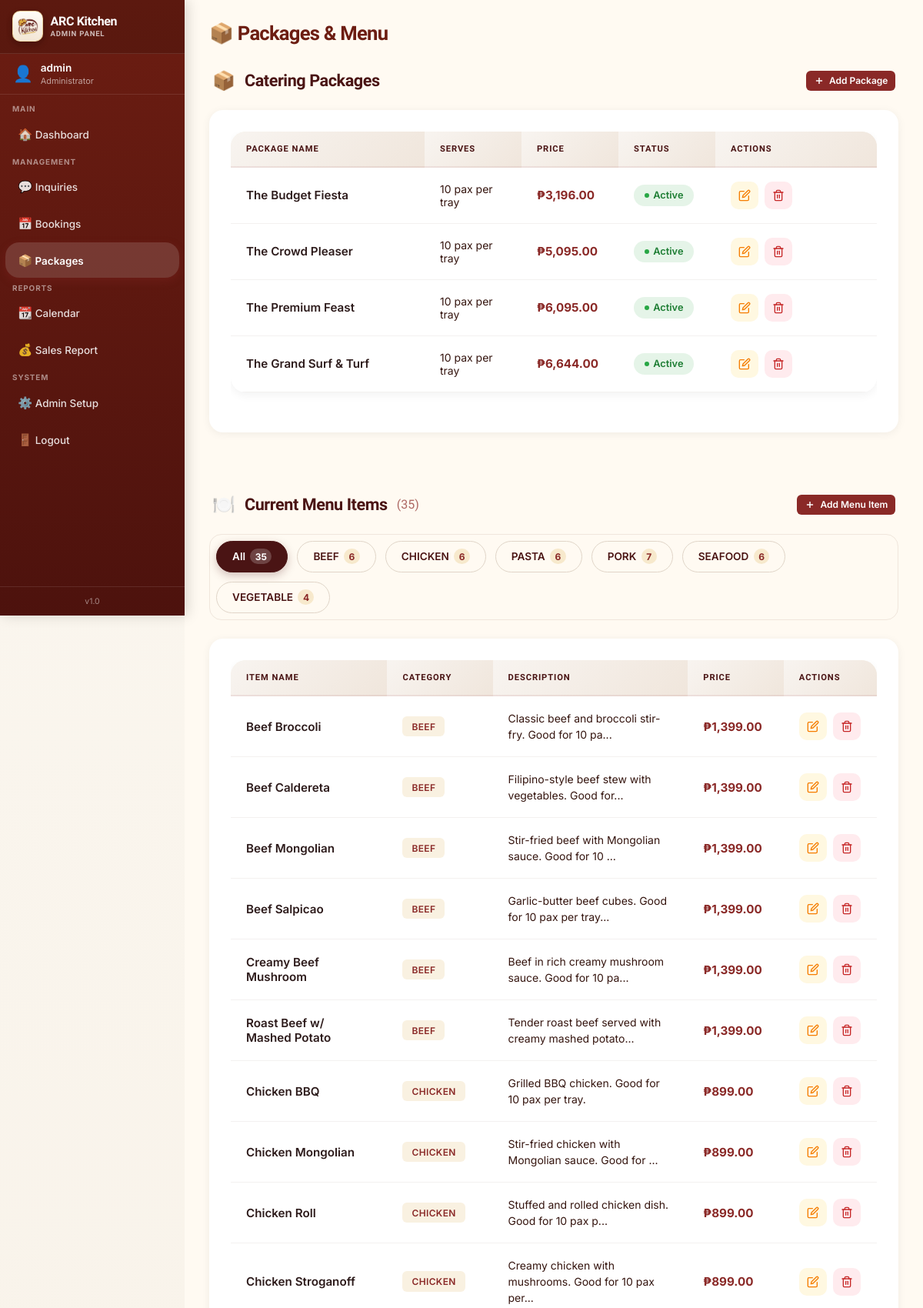
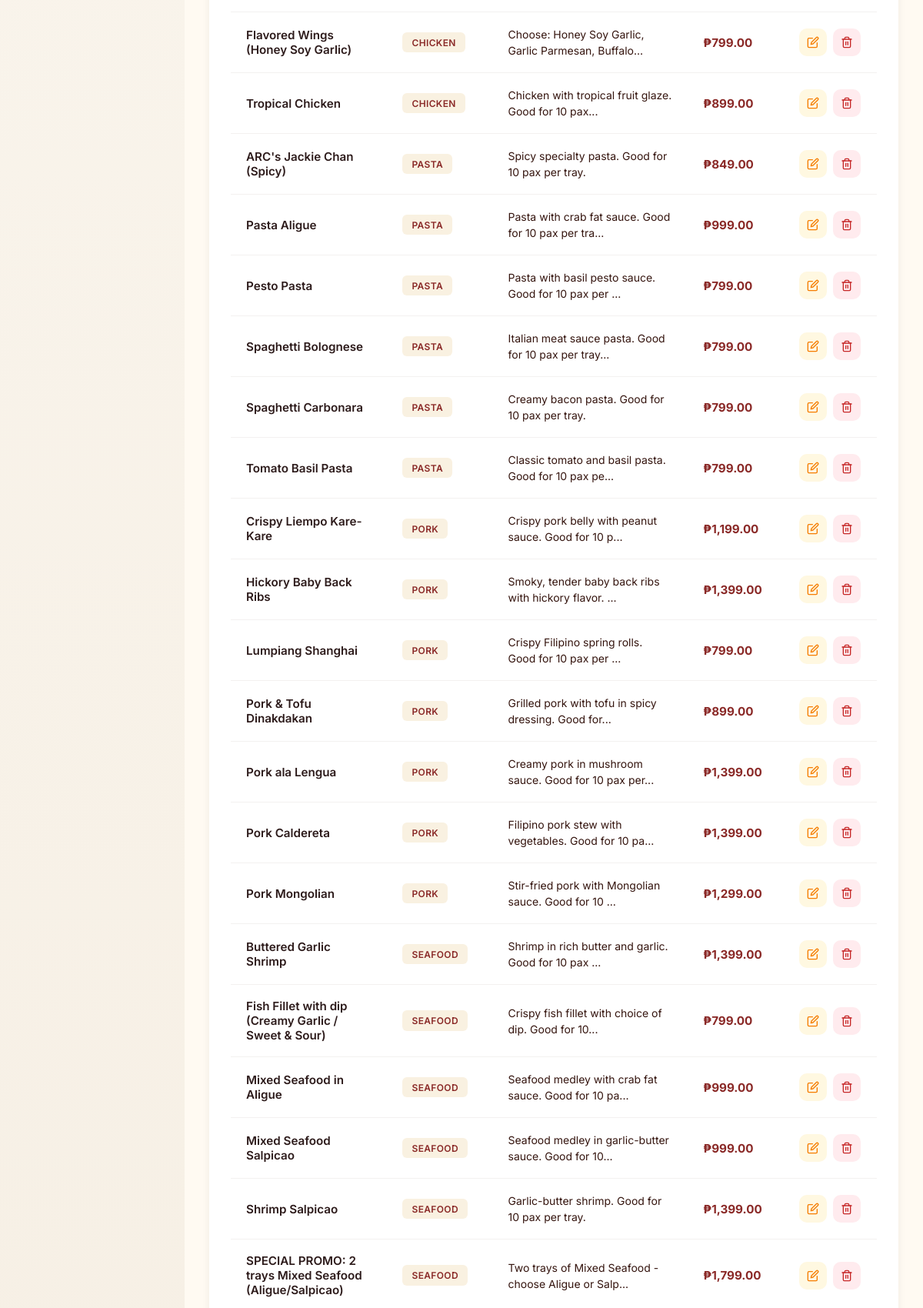
Screenshot of /admin/packages.php (signed in, upper part) with the database file from the repository (2 pictures, top to bottom).
### tables this page shows
CREATE TABLE IF NOT EXISTS packages (
    id INT AUTO_INCREMENT PRIMARY KEY,
    name VARCHAR(255) NOT NULL,
    description TEXT,
    total_price DECIMAL(10,2) NOT NULL,
    serves VARCHAR(50) DEFAULT '10 pax per tray',
    is_active TINYINT(1) DEFAULT 1,
    items_json LONGTEXT DEFAULT NULL COMMENT 'JSON array of selected menu item IDs',
    created_at TIMESTAMP DEFAULT CURRENT_TIMESTAMP,
    updated_at TIMESTAMP DEFAULT CURRENT_TIMESTAMP ON UPDATE CURRENT_TIMESTAMP,
    INDEX idx_packages_active (is_active),
    INDEX idx_created_at (created_at)
);

CREATE TABLE IF NOT EXISTS menu_items (
    id INT AUTO_INCREMENT PRIMARY KEY,
    name VARCHAR(255) NOT NULL,
    category VARCHAR(100) NOT NULL,
    price DECIMAL(10,2) NOT NULL,
    description TEXT,
    image VARCHAR(255) DEFAULT 'assets/images/food-placeholder.svg',
    is_active TINYINT(1) DEFAULT 1,
    created_at TIMESTAMP DEFAULT CURRENT_TIMESTAMP,
    updated_at TIMESTAMP DEFAULT CURRENT_TIMESTAMP ON UPDATE CURRENT_TIMESTAMP,
    INDEX idx_menu_category (category),
    INDEX idx_menu_active (is_active),
    INDEX idx_created_at (created_at)
);

### includes/functions.php (called while the page is built, shortened)
<?php
function escape(?string $value): string
{
    return htmlspecialchars((string) $value, ENT_QUOTES, 'UTF-8');
}
function getMenuItems(?string $category = null): array
{
    $connection = getDbConnection();
    $sql = "SELECT * FROM menu_items WHERE is_active = 1";
    $sql .= " ORDER BY category, name";
    $result = $connection->query($sql);
    return $result->fetch_all(MYSQLI_ASSOC);
}
function getPackages(): array
{
    $connection = getDbConnection();
    $sql = "SELECT * FROM packages WHERE is_active = 1 ORDER BY total_price ASC";
    $result = $connection->query($sql);
    return $result->fetch_all(MYSQLI_ASSOC);
}

### admin/packages.php (the view, shortened to what this page needs)
<?php
require_once __DIR__ . '/../includes/functions.php';
$packages = getPackages();
$menuItems = getMenuItems();
?><!DOCTYPE html>
<html lang="en">
<head>
    <link rel="stylesheet" href="../assets/css/style.css">
    <link rel="stylesheet" href="../assets/css/admin.css">
</head>
<body>
    <div class="admin-shell">
        <?php require_once __DIR__ . '/../includes/admin_sidebar.php'; ?>
        <main class="admin-main">
            <div class="admin-header">
                <h1 class="admin-title">📦 Packages & Menu</h1>
            </div>
            <section class="admin-section packages-section">
                <div class="section-header artisanal-header">
                    <h2 class="section-title">
                        <span class="header-icon">📦</span>
                        <span class="header-text">Catering Packages</span>
                    </h2>
                    <button class="btn-admin btn-primary-admin btn-small" onclick="openAddModal('package')">
                        <svg width="14" height="14" viewBox="0 0 24 24" fill="none" stroke="currentColor" stroke-width="2.5">
                            <line x1="12" y1="5" x2="12" y2="19"></line>
                            <line x1="5" y1="12" x2="19" y2="12"></line>
                        </svg>
                        Add Package
                    </button>
                </div>
                <div class="admin-card">
                    <?php if (!empty($packages)): ?>
                        <div class="table-responsive">
                            <table class="admin-table unified-table">
                                <thead>
                                    <tr>
                                        <th width="30%">Package Name</th>
                                        <th width="15%">Serves</th>
                                        <th width="15%">Price</th>
                                        <th width="15%">Status</th>
                                        <th width="25%">Actions</th>
                                    </tr>
                                </thead>
                                <tbody>
                                    <?php foreach ($packages as $package): ?>
                                    <tr>
                                        <td><strong class="item-name"><?php echo escape($package['name']); ?></strong></td>
                                        <td><?php echo escape($package['serves'] ?? 'N/A'); ?></td>
                                        <td><strong class="price">₱<?php echo number_format($package['total_price'] ?? 0, 2); ?></strong></td>
                                        <td>
                                            <?php $isActive = !empty($package['is_active']); ?>
                                            <span class="status-badge <?php echo ($isActive ? 'active' : 'inactive'); ?>">
                                                <?php echo ($isActive ? 'Active' : 'Inactive'); ?>
                                            </span>
                                        </td>
                                        <td>
                                            <div class="action-buttons">
                                                <button class="btn-icon btn-icon-edit" onclick="openEditModal(<?php echo (int)$package['id']; ?>, 'package')" title="Edit">
                                                    <svg width="16" height="16" viewBox="0 0 24 24" fill="none" stroke="currentColor" stroke-width="2" stroke-linecap="round" stroke-linejoin="round">
                                                        <path d="M11 4H4a2 2 0 0 0-2 2v14a2 2 0 0 0 2 2h14a2 2 0 0 0 2-2v-7"></path>
                                                        <path d="M18.5 2.5a2.121 2.121 0 0 1 3 3L12 15l-4 1 1-4 9.5-9.5z"></path>
                                                    </svg>
                                                </button>
                                                <button class="btn-icon btn-icon-delete" onclick="deleteItem(<?php echo (int)$package['id']; ?>, 'package')" title="Delete">
                                                </button>
                                            </div>
                                        </td>
                                    </tr>
                                    <?php endforeach; ?>
                                </tbody>
                            </table>
                        </div>
                    <?php endif; ?>
                </div>
            </section>
            <section class="admin-section menu-section">
                <div class="section-header artisanal-header">
                    <h2 class="section-title">
                        <span class="header-icon">🍽️</span>
                        <span class="header-text">Current Menu Items</span>
                        <span class="item-count">(<?php echo count($menuItems); ?>)</span>
                    </h2>
                    <button class="btn-admin btn-primary-admin btn-small" onclick="openAddModal('menu')">
                        <svg width="14" height="14" viewBox="0 0 24 24" fill="none" stroke="currentColor" stroke-width="2.5">
                            <line x1="12" y1="5" x2="12" y2="19"></line>
                            <line x1="5" y1="12" x2="19" y2="12"></line>
                        </svg>
                        Add Menu Item
                    </button>
                </div>
                <div class="category-filter-bar" id="category-tabs">
                    <button class="category-tab active" data-category="ALL" onclick="filterByCategory('ALL')">
                        All <span class="tab-count" id="count-ALL"><?php echo count($menuItems); ?></span>
                    </button>
                    <?php
                    $catCounts = [];
                    foreach ($menuItems as $item) {
                        $cat = $item['category'];
                        if (!isset($catCounts[$cat])) {
                            $catCounts[$cat] = 0;
                        }
                        $catCounts[$cat]++;
                    }
                    ksort($catCounts);
                    foreach ($catCounts as $cat => $count):
                    ?>
                    <button class="category-tab" data-category="<?php echo escape($cat); ?>" onclick="filterByCategory('<?php echo escape($cat); ?>')">
                        <?php echo escape($cat); ?> <span class="tab-count" id="count-<?php echo escape($cat); ?>"><?php echo $count; ?></span>
                    </button>
                    <?php endforeach; ?>
                </div>
                <div class="admin-card menu-table-container" id="menu-table-container">
                    <?php if (!empty($menuItems)): ?>
                        <div class="table-responsive">
                            <table class="admin-table unified-table">
                                <thead>
                                    <tr>
                                        <th width="25%">Item Name</th>
                                        <th width="12%">Category</th>
                                        <th width="33%">Description</th>
                                        <th width="15%">Price</th>
                                        <th width="15%">Actions</th>
                                    </tr>
                                </thead>
                                <tbody>
                                    <?php foreach ($menuItems as $item): ?>
                                    <tr>
                                        <td><strong class="item-name"><?php echo escape($item['name']); ?></strong></td>
                                        <td><span class="category-tag"><?php echo escape($item['category']); ?></span></td>
                                        <td class="description-cell"><?php echo escape(substr($item['description'], 0, 50)) . (strlen($item['description']) > 50 ? '...' : ''); ?></td>
                                        <td><strong class="price">₱<?php echo number_format((float)$item['price'], 2); ?></strong></td>
                                        <td>
                                            <div class="action-buttons">
                                                <button class="btn-icon btn-icon-edit" onclick="openEditModal(<?php echo (int)$item['id']; ?>, 'menu')" title="Edit">
                                                    <svg width="16" height="16" viewBox="0 0 24 24" fill="none" stroke="currentColor" stroke-width="2" stroke-linecap="round" stroke-linejoin="round">
                                                        <path d="M11 4H4a2 2 0 0 0-2 2v14a2 2 0 0 0 2 2h14a2 2 0 0 0 2-2v-7"></path>
                                                        <path d="M18.5 2.5a2.121 2.121 0 0 1 3 3L12 15l-4 1 1-4 9.5-9.5z"></path>
                                                    </svg>
                                                </button>
                                                <button class="btn-icon btn-icon-delete" onclick="deleteItem(<?php echo (int)$item['id']; ?>, 'menu')" title="Delete">
                                                </button>
                                            </div>
                                        </td>
                                    </tr>
                                    <?php endforeach; ?>
                                </tbody>
                            </table>
                        </div>
                    <?php endif; ?>
                </div>
            </section>
        </main>
    </div>
</body>
</html>

### assets/css/style.css (style rules this page uses)
:root { --bg: #f6efe4; --bg-soft: #fffaf2; --surface: #ffffff; --surface-dark: #6c1d12; --surface-dark-2: #4d120d; --primary: #d5a437; --primary-deep: #b8841a; --text: #35150f; --text-soft: #6b5a55; --border: rgba(53, 21, 15, 0.1); --shadow: 0 20px 45px rgba(92, 39, 25, 0.12); --radius-xl: 42px; --radius-lg: 28px; --radius-md: 20px; --container: 1180px; }
* { box-sizing: border-box; }
html { scroll-behavior: smooth; }
body { margin: 0; background: linear-gradient(180deg, #fbf7f0 0%, var(--bg) 100%); color: var(--text); font-family: 'Inter', sans-serif; }
button, input, select, textarea { font: inherit; }
.admin-card { position: relative; background: var(--surface); overflow: hidden; }
.hero h1, .section-heading h2, .page-hero h1, .auth-card h1, .admin-title { margin: 0 0 1rem; font-family: 'League Spartan', sans-serif; line-height: 0.96; letter-spacing: -0.03em; color: var(--surface-dark-2); }
table { width: 100%; border-collapse: collapse; }
th, td { padding: 0.9rem 0.75rem; border-bottom: 1px solid rgba(53, 21, 15, 0.08); text-align: left; vertical-align: top; }
th { font-family: 'League Spartan', sans-serif; font-size: 1rem; color: var(--surface-dark); }
.admin-shell { display: grid; grid-template-columns: 240px 1fr; min-height: 100vh; }
.admin-main { padding: 2rem 2.5rem; background: linear-gradient(135deg, #f7f1e7 0%, #f3ebe0 100%); overflow-y: auto; grid-column: 2; min-width: 0; }
.admin-header { display: flex; align-items: center; justify-content: space-between; margin-bottom: 2rem; }
.admin-title { font-size: 2rem; margin: 0; color: var(--surface-dark); }
.admin-card { background: var(--surface); border-radius: 18px; padding: 1.5rem 1.75rem; box-shadow: 0 2px 10px rgba(0, 0, 0, 0.06); margin-bottom: 1.25rem; }
.admin-table { width: 100%; border-collapse: collapse; background: var(--surface); border-radius: 20px; overflow: hidden; box-shadow: 0 4px 12px rgba(0, 0, 0, 0.05); margin-bottom: 1.5rem; }
.admin-table thead { background: linear-gradient(135deg, #f7f1e7 0%, #f3ebe0 100%); }
.admin-table th { padding: 1rem; font-weight: 600; color: var(--surface-dark); text-align: left; border-bottom: 2px solid rgba(53, 21, 15, 0.08); font-family: 'League Spartan', sans-serif; }
.admin-table td { padding: 1rem; border-bottom: 1px solid rgba(53, 21, 15, 0.06); color: var(--text); }
.btn-admin { display: inline-flex; align-items: center; gap: 0.4rem; padding: 0.6rem 1rem; border: none; border-radius: 14px; font-size: 0.9rem; font-weight: 600; cursor: pointer; transition: all 0.2s ease; font-family: inherit; }
.btn-primary-admin { background: #8a2927; color: white; }
.btn-small { padding: 0.5rem 0.75rem; font-size: 0.85rem; }

### assets/css/admin.css (style rules this page uses)
.admin-main { padding: 1.75rem 2rem; background: #fffaf2; min-height: 100vh; box-sizing: border-box; min-width: 0; }
.admin-main > * { max-width: 100%; }
.admin-header { display: flex; align-items: center; justify-content: space-between; margin-bottom: 1.5rem; max-width: 100%; gap: 1rem; }
.admin-title { font-size: 1.6rem; font-weight: 700; margin: 0; line-height: 1.2; }
.admin-card { border-radius: 18px; padding: 1.75rem; margin-bottom: 1.5rem; box-shadow: 0 2px 12px rgba(0, 0, 0, 0.06); }
.admin-table th { padding: 0.75rem 1rem; font-size: 0.72rem; font-weight: 700; text-transform: uppercase; letter-spacing: 0.06em; white-space: nowrap; }
.admin-table td { padding: 0.85rem 1rem; font-size: 0.875rem; vertical-align: middle; }
.btn-admin { padding: 0.45rem 0.85rem; font-size: 0.8rem; border-radius: 9px; }
.btn-small { padding: 0.35rem 0.6rem; font-size: 0.75rem; }
.action-buttons { display: flex; gap: 0.5rem; flex-wrap: wrap; }
.btn-admin { padding: 0.5rem 0.8rem; border: none; border-radius: 6px; font-size: 0.8rem; font-weight: 600; cursor: pointer; transition: all 0.2s ease; white-space: nowrap; }
.btn-primary-admin { background: #8a2927; color: white; }
.table-responsive { overflow-x: auto; -webkit-overflow-scrolling: touch; }
.admin-header { display: flex; justify-content: space-between; align-items: flex-start; margin-bottom: 2rem; }

### rows the page displays
packages: name "The Budget Fiesta", serves "10 pax per tray", total_price "3,196.00", is_active "Active"
packages: name "The Crowd Pleaser", serves "10 pax per tray", total_price "5,095.00", is_active "Active"
packages: name "The Premium Feast", serves "10 pax per tray", total_price "6,095.00", is_active "Active"
packages: name "The Grand Surf & Turf", serves "10 pax per tray", total_price "6,644.00", is_active "Active"
menu_items: id "6", name "Beef Mongolian", category "BEEF", description "Stir-fried beef with Mongolian sauce. Good for 10", price "1,399.00"
menu_items: category "VEGETABLE", count "4"
menu_items: name "Beef Broccoli", category "BEEF", description "Classic beef and broccoli stir-fry. Good for 10 pa", price "1,399.00"
menu_items: name "Beef Caldereta", category "BEEF", description "Filipino-style beef stew with vegetables. Good for", price "1,399.00"
menu_items: name "Beef Salpicao", category "BEEF", description "Garlic-butter beef cubes. Good for 10 pax per tray", price "1,399.00"
menu_items: name "Creamy Beef Mushroom", category "BEEF", description "Beef in rich creamy mushroom sauce. Good for 10 pa", price "1,399.00"
menu_items: name "Roast Beef w/ Mashed Potato", category "BEEF", description "Tender roast beef served with creamy mashed potato", price "1,399.00"
menu_items: name "Chicken BBQ", category "CHICKEN", description "Grilled BBQ chicken. Good for 10 pax per tray.", price "899.00"
menu_items: name "Chicken Mongolian", category "CHICKEN", description "Stir-fried chicken with Mongolian sauce. Good for", price "899.00"
menu_items: name "Chicken Roll", category "CHICKEN", description "Stuffed and rolled chicken dish. Good for 10 pax p", price "899.00"
menu_items: name "Chicken Stroganoff", category "CHICKEN", description "Creamy chicken with mushrooms. Good for 10 pax per", price "899.00"
menu_items: name "Flavored Wings (Honey Soy Garlic)", category "CHICKEN", description "Choose: Honey Soy Garlic, Garlic Parmesan, Buffalo", price "799.00"
menu_items: name "Tropical Chicken", category "CHICKEN", description "Chicken with tropical fruit glaze. Good for 10 pax", price "899.00"
menu_items: name "ARC's Jackie Chan (Spicy)", category "PASTA", description "Spicy specialty pasta. Good for 10 pax per tray.", price "849.00"
menu_items: name "Pasta Aligue", category "PASTA", description "Pasta with crab fat sauce. Good for 10 pax per tra", price "999.00"
menu_items: name "Pesto Pasta", category "PASTA", description "Pasta with basil pesto sauce. Good for 10 pax per", price "799.00"
menu_items: name "Spaghetti Bolognese", category "PASTA", description "Italian meat sauce pasta. Good for 10 pax per tray", price "799.00"
menu_items: name "Spaghetti Carbonara", category "PASTA", description "Creamy bacon pasta. Good for 10 pax per tray.", price "799.00"
menu_items: name "Tomato Basil Pasta", category "PASTA", description "Classic tomato and basil pasta. Good for 10 pax pe", price "799.00"
menu_items: name "Crispy Liempo Kare-Kare", category "PORK", description "Crispy pork belly with peanut sauce. Good for 10 p", price "1,199.00"
menu_items: name "Hickory Baby Back Ribs", category "PORK", description "Smoky, tender baby back ribs with hickory flavor.", price "1,399.00"
menu_items: name "Lumpiang Shanghai", category "PORK", description "Crispy Filipino spring rolls. Good for 10 pax per", price "799.00"
menu_items: name "Pork & Tofu Dinakdakan", category "PORK", description "Grilled pork with tofu in spicy dressing. Good for", price "899.00"
menu_items: name "Pork ala Lengua", category "PORK", description "Creamy pork in mushroom sauce. Good for 10 pax per", price "1,399.00"
menu_items: name "Pork Caldereta", category "PORK", description "Filipino pork stew with vegetables. Good for 10 pa", price "1,399.00"
menu_items: name "Pork Mongolian", category "PORK", description "Stir-fried pork with Mongolian sauce. Good for 10", price "1,299.00"
menu_items: name "Buttered Garlic Shrimp", category "SEAFOOD", description "Shrimp in rich butter and garlic. Good for 10 pax", price "1,399.00"
menu_items: name "Fish Fillet with dip (Creamy Garlic / Sweet & Sour)", category "SEAFOOD", description "Crispy fish fillet with choice of dip. Good for 10", price "799.00"
menu_items: name "Mixed Seafood in Aligue", category "SEAFOOD", description "Seafood medley with crab fat sauce. Good for 10 pa", price "999.00"
menu_items: name "Mixed Seafood Salpicao", category "SEAFOOD", description "Seafood medley in garlic-butter sauce. Good for 10", price "999.00"
menu_items: name "Shrimp Salpicao", category "SEAFOOD", description "Garlic-butter shrimp. Good for 10 pax per tray.", price "1,399.00"
menu_items: name "SPECIAL PROMO: 2 trays Mixed Seafood (Aligue/Salpicao)", category "SEAFOOD", description "Two trays of Mixed Seafood - choose Aligue or Salp", price "1,799.00"

### other values shown
$_SESSION['admin_username'] "admin"
$group_name "MAIN"
$item['icon'] "🏠"
$item['label'] "Dashboard"
$group_name "MANAGEMENT"
$item['icon'] "💬"
$item['label'] "Inquiries"
$item['icon'] "📅"
$item['label'] "Bookings"
$item['icon'] "📦"
$item['label'] "Packages"
$group_name "REPORTS"
$item['icon'] "📆"
$item['label'] "Calendar"
$item['icon'] "💰"
